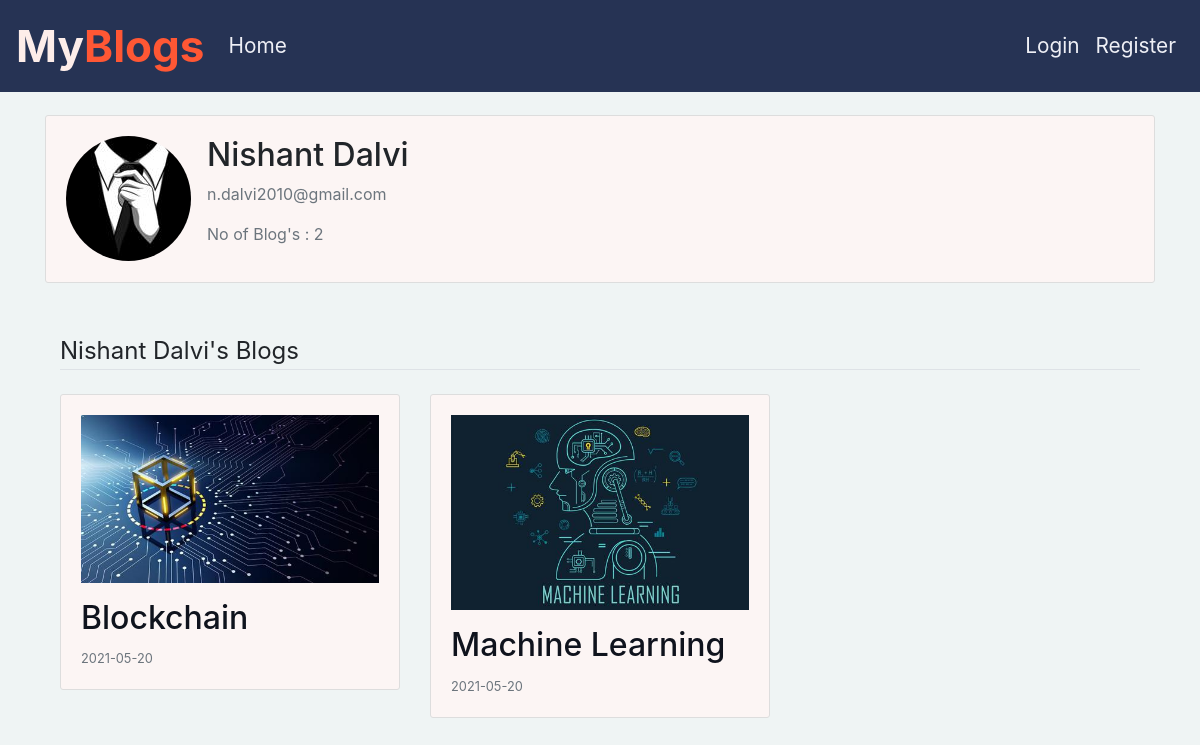
The page /user/Nishant Dalvi on the database its author committed.
### blog/models.py (models this page shows, shortened)
class User(db.Model, UserMixin):
    id = db.Column(db.Integer, primary_key=True)
    username = db.Column(db.String(20), unique=True, nullable=False)
    email = db.Column(db.String(120), unique=True, nullable=False)
    image_file = db.Column(db.String(20), nullable=False, default='default_profile.jpg')
    password = db.Column(db.String(60), nullable=False)
    posts = db.relationship('Post', backref='author', lazy=True)

class Post(db.Model):
    id = db.Column(db.Integer, primary_key=True)
    title = db.Column(db.String(100), nullable=False)
    date_posted = db.Column(db.DateTime, nullable=False, default=datetime.utcnow)
    content = db.Column(db.Text, nullable=False)
    image_post = db.Column(db.String(20), nullable=False, default='default_post.jpg')
    user_id = db.Column(db.Integer, db.ForeignKey('user.id'), nullable=False)

### blog/routes.py (the view)
@app.route("/user/<string:username>")
def user_profile(username):
    user = User.query.filter_by(username=username).first_or_404()
    image_file = url_for('static', filename='resources/profile_pics/' + user.image_file)
    posts = Post.query.filter_by(author=user).order_by(Post.date_posted.desc())
    return render_template('profile.html', posts=posts, user=user,image_file=image_file,title=username)

### blog/Templates/profile.html (shortened to what this page needs)
{%extends "layout.html"%}
{%block content%}
    <div class="content-section">
      <div class="media">
        <img class="rounded-circle account-img" src="{{ image_file }}">
        <div class="media-body ml-3">
          <h2 class="account-heading">{{ user.username }}</h2>
          <p class="text-secondary">{{ user.email }}</p>
          <p class="text-secondary">No of Blog's : {{ posts.count() }}</p>
        </div>
      </div>
    </div>
    <div class="container" id="user-posts">
        <legend class="border-bottom mb-4">{{ user.username }}'s Blogs</legend>
        <div class="row mt-4">
            {% if posts%}
                {% for post in posts %}
                    <div class="col-md-4 post-sec">
                        <article class="media content-section">
                            <div class="media-body">
                                <figure>
                                    <a href="{{ url_for('post', post_id=post.id) }}"><img class="img-fluid blog-img" src="{{ url_for('static', filename='resources/blog_pics/' + post.image_post) }}" alt="Some alt text"></a>
                                </figure>
                                <div class="article-metadata">
                                    <h2><a class="article-title blog-title" href="{{ url_for('post', post_id=post.id) }}">{{post.title}}</a></h2>
                                </div>
                                <small class="text-muted">{{ post.date_posted.strftime('%Y-%m-%d') }}</small>
                            </div>
                        </article>
                    </div>
                {% endfor %}
            {% endif %}
        </div>
    </div>
{%endblock content%}

### blog/static/main.css (style rules this page uses)
body { margin: 0px; padding: 0px; background-color: #EFF4F4; }
.content-section { background: #ffffff; padding: 20px 20px; border: 1px solid #dddddd; border-radius: 3px; margin-bottom: 20px; }
.post-sec { margin-bottom: 20px; }
.blog-img { height: fit-content; }
#user-posts { margin-top: 50px; }
.blog-title { color:#0F131D; }
.content-section { background-color: #fcf5f4; }

### rows shown on the page
User: username "Nishant Dalvi", email "n.dalvi2010@gmail.com"
Post: image_post (picture), title "Blockchain", date_posted "2021-05-20"
Post: image_post (picture), title "Machine Learning", date_posted "2021-05-20"

### other values the page prints
{{ posts.count() }} "2"
